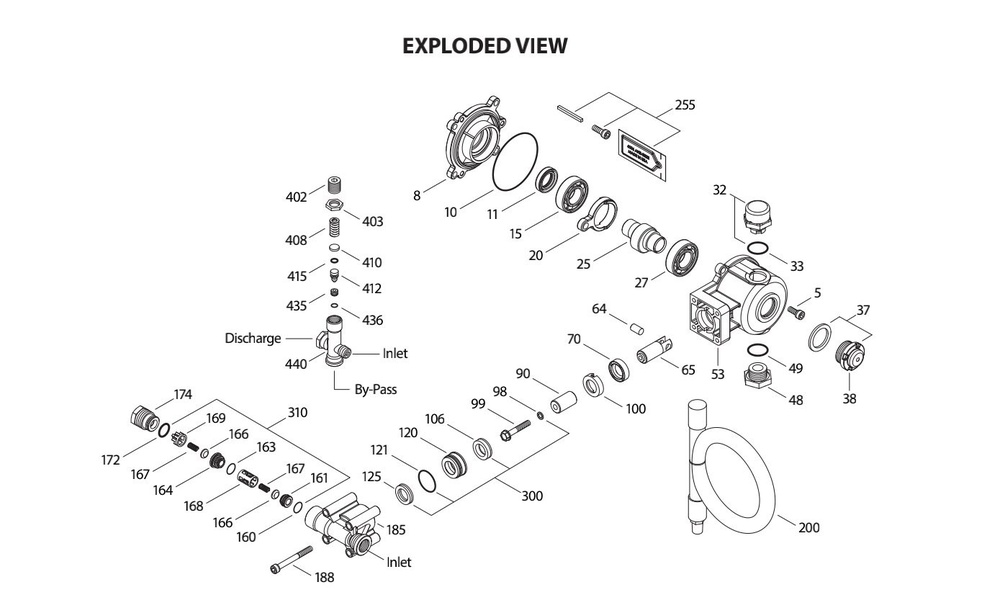
#> input picture 2.jpg, 1000 x 595 px, shrunk from 1389 x 826 before the run
$ jupyter execute Untitled5.ipynb
#> lines starting #> are read from the running program, lines starting #| are printed output that depends on the picture; after the words box and inside, x2 and y2 are one past the last pixel; in counts of white or black regions, pixels touching at a corner belong together
[cell 1]
import imutils
import cv2
import matplotlib.pyplot as plt

image=cv2.imread('2.jpg')
#> image is the input picture: shape (595, 1000, 3); mean B, G, R 247.3, 247.3, 247.4

hull_img = image.copy()
contour_img = image.copy()

# Convert the image to gray-scale
gray = cv2.cvtColor(image, cv2.COLOR_BGR2GRAY)

# Create a binary thresholded image
_, binary = cv2.threshold(gray, 230, 255, cv2.THRESH_BINARY_INV)
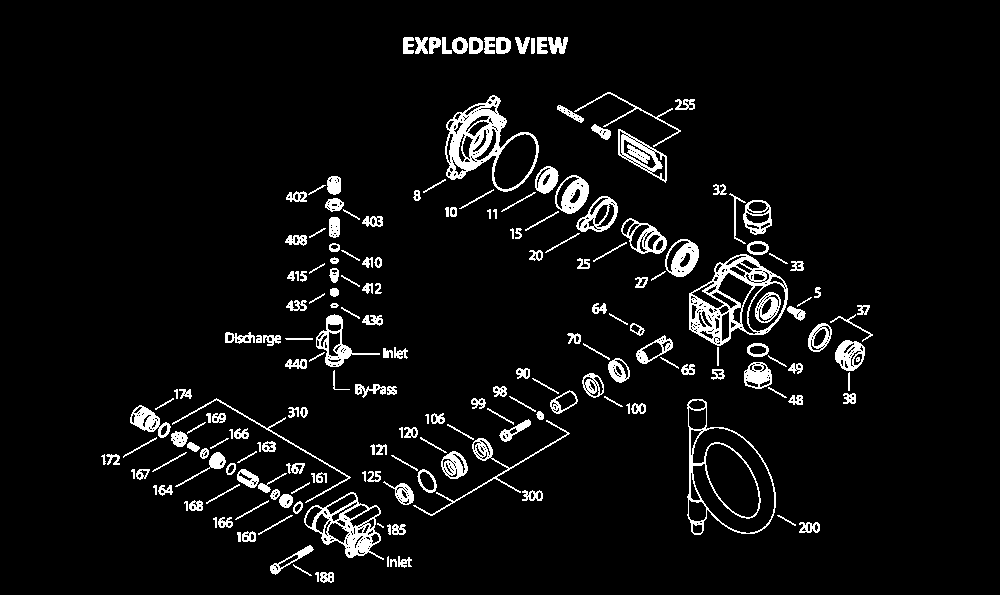
#> binary: shape (595, 1000); 5.7% white; 207 white regions (2 under 20 px)

# Find the contours from the thresholded image
contours, hierarchy = cv2.findContours(binary, cv2.RETR_EXTERNAL, cv2.CHAIN_APPROX_SIMPLE)
#> contours = 204 contours, 50 with area under 20; largest, box (x1, y1, x2, y2) and area: (687, 399, 776, 535) 8016, (689, 254, 788, 346) 6089, (445, 95, 539, 192) 5168, (304, 492, 384, 560) 2973, (618, 129, 667, 183) 1259

for c in range(len(contours)):
    # Since the image only has one contour, grab the first contour
    cnt = contours[c]

    # Get the required hull
    hull = cv2.convexHull(cnt)
    #print(hull)
    # draw the hull
    cv2.drawContours(hull_img, [hull], 0 , (0,0,220), 3)

    # draw the contour
    cv2.drawContours(contour_img, [cnt], 0, (0,0,220), 3)
#> this loop made 204 passes
#> (cnt, hull) on pass 6: ([[388, 556], [387, 557], [387, 566], [388, 566]], [[388, 566], [387, 566], [387, 557], [388, 556]])
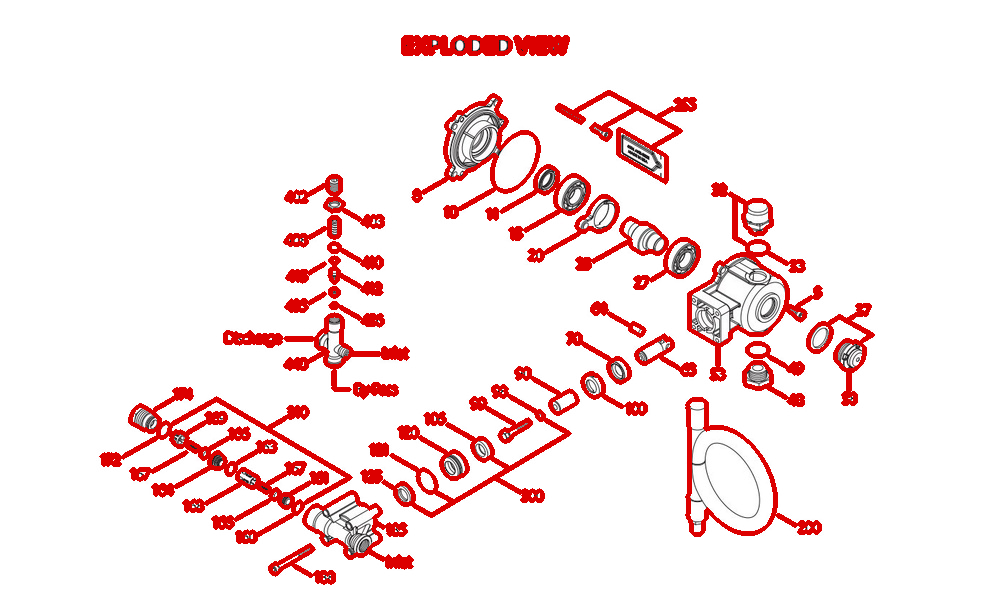
#> contour_img: shape (595, 1000, 3); 8.32% of pixels changed, all inside (x1, y1, x2, y2) = (99, 35, 875, 585)
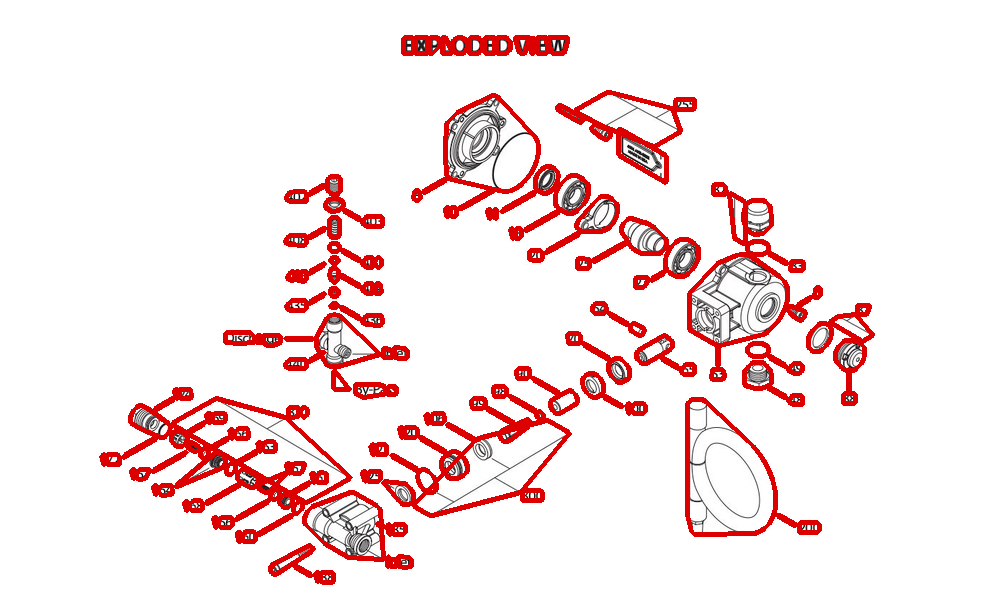
#> hull_img: shape (595, 1000, 3); 8.55% of pixels changed, all inside (x1, y1, x2, y2) = (99, 35, 875, 585)
for i,c in enumerate(contours):
    rect = cv2.boundingRect(c)
    x,y,w,h = rect
    box = cv2.rectangle(image, (x,y), (x+w,y+h), (0,0,255), 2)
#> this loop made 204 passes
#> (x, y, w, h) on passes 1 to 3: (320, 572, 14, 11), (315, 572, 4, 10), (293, 564, 19, 12)
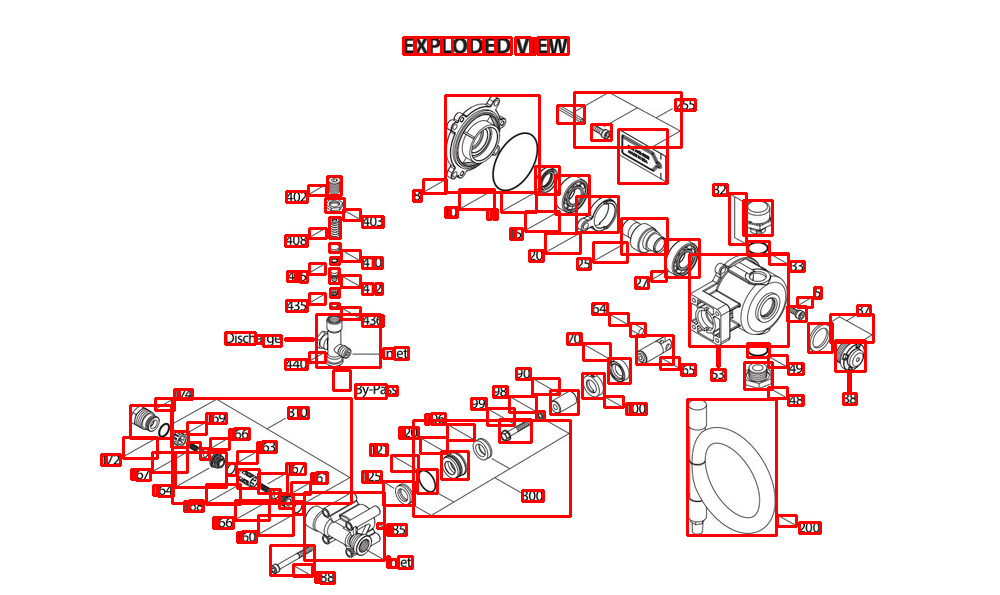
#> image: shape (595, 1000, 3); 7.02% of pixels changed, all inside (x1, y1, x2, y2) = (100, 36, 875, 585)
#cropped = image[y: y+h, x: x+w]
#cv2.imshow("Show Boxes", cropped)
cv2.imshow('Contours with bounding box', image )
cv2.waitKey(0)
cv2.destroyAllWindows()

cv2.imshow('Contours ', contour_img )
cv2.waitKey(0)
cv2.destroyAllWindows()
cv2.imshow('Convex hull', hull_img)
cv2.waitKey(0)
cv2.destroyAllWindows()

plt.figure(figsize=[100,100])
plt.subplot(131);plt.imshow(image[:,:,::-1]);plt.title("Original Image");plt.axis('on')
plt.subplot(132);plt.imshow(contour_img[:,:,::-1]);plt.title("Contour");plt.axis('on');
plt.subplot(133);plt.imshow(hull_img[:,:,::-1]);plt.title("Convex Hull");plt.axis('on');
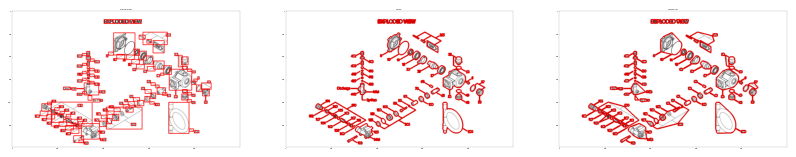
#> figure drawn by matplotlib, 3 panels
